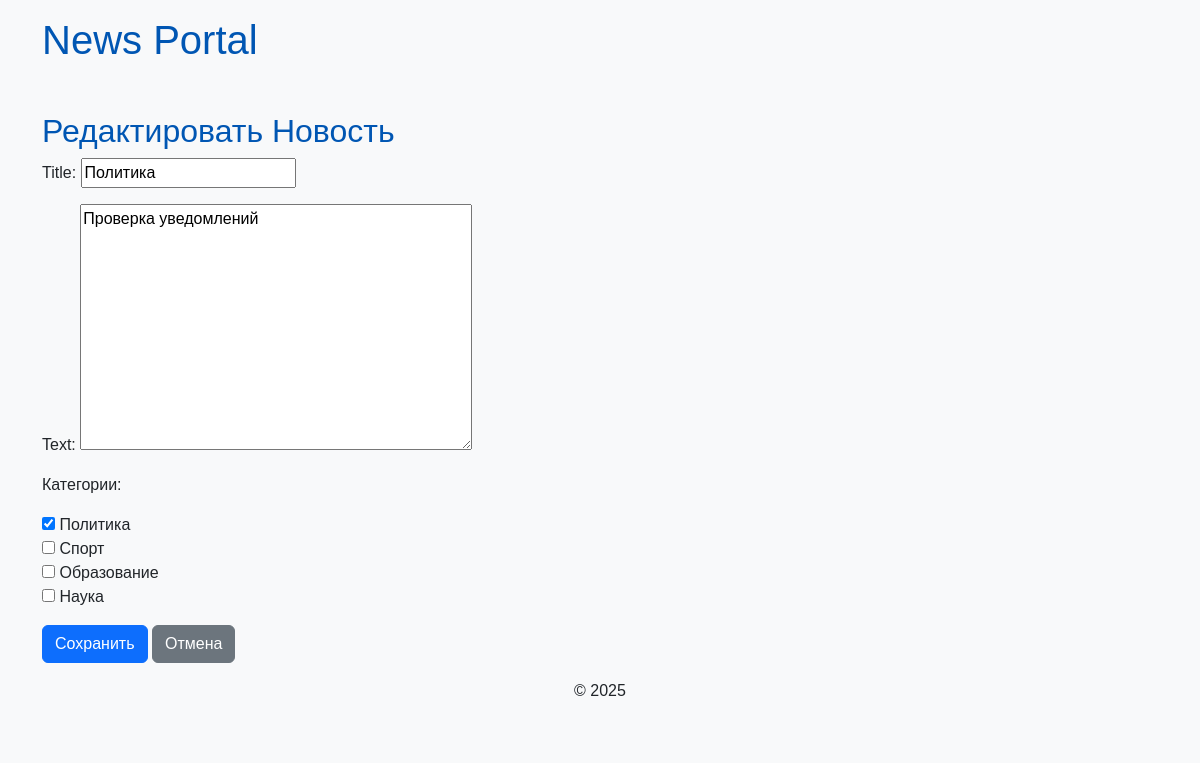
The app's page /news/37/edit/ (signed in), older data.
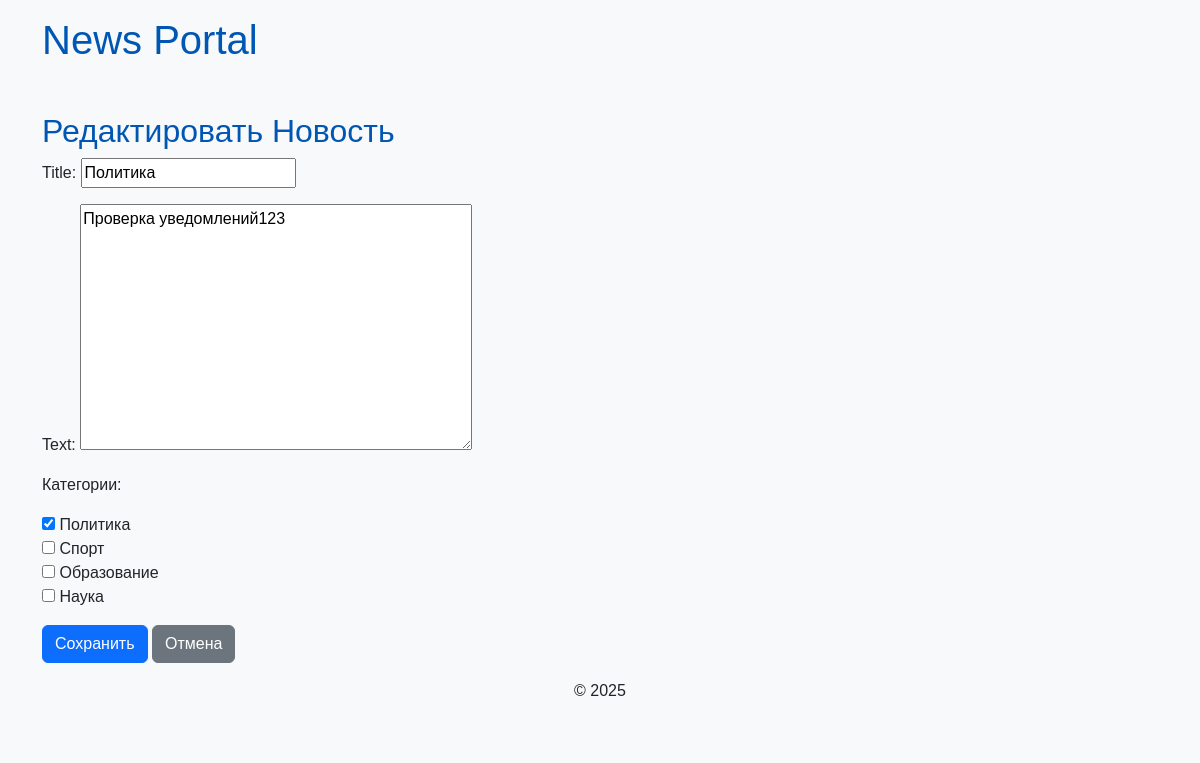
The same page, newer data.
### news/models.py (models this page shows, shortened)
class Post(models.Model):
    objects = None
    ARTICLE = 'AR'
    NEWS = 'NW'
    POST_TYPES = [
        (ARTICLE, 'Статья'),
        (NEWS, 'Новость'),
    ]
    author = models.ForeignKey('Author', on_delete=models.CASCADE)
    post_type = models.CharField(max_length=2, choices=POST_TYPES, default=NEWS)
    date_created = models.DateTimeField(auto_now_add=True)
    categories = models.ManyToManyField('Category', through='PostCategory')
    title = models.CharField(max_length=255)
    text = models.TextField()
    rating = models.IntegerField(default=0)

### news/views.py (the view)
# urls.py: path('news/<int:pk>/edit/', views.NewsUpdate.as_view(), name='news_edit'),
class NewsUpdate(LoginRequiredMixin, BasePostUpdate):
    pass

### news/forms.py
class PostForm(forms.ModelForm):
    categories = forms.ModelMultipleChoiceField(
        queryset=Category.objects.all(),
        widget=forms.CheckboxSelectMultiple,
        required=False,
        label='Категории'
    )
    class Meta:
        model = Post
        fields = ['title', 'text', 'categories']

### news/models.py (called while the page is built)
    def __str__(self):
        return self.name

### news/views.py (called while the page is built)
    def get_context_data(self, **kwargs):
        context = super().get_context_data(**kwargs)
        post = self.get_object()
        context['post_type_name'] = 'Новость' if post.post_type == 'NW' else 'Статья'
        return context

### templates/news/post_edit.html (shortened to what this page needs)
{% extends 'default.html' %}
{% block content %}
    <h2>{% if post %}Редактировать {{ post_type_name }}{% else %}Создать {{ post_type_name }}{% endif %}</h2>
    <form method="post">
        {{ form.as_p }}
        <button type="submit" class="btn btn-primary">Сохранить</button>
        <a href="{% url 'news_list' %}" class="btn btn-secondary">Отмена</a>
    </form>
{% endblock %}

Row changes from the older to the newer data that the page shows:
changed Post "Политика": text "Проверка уведомлений" → "Проверка уведомлений123"
